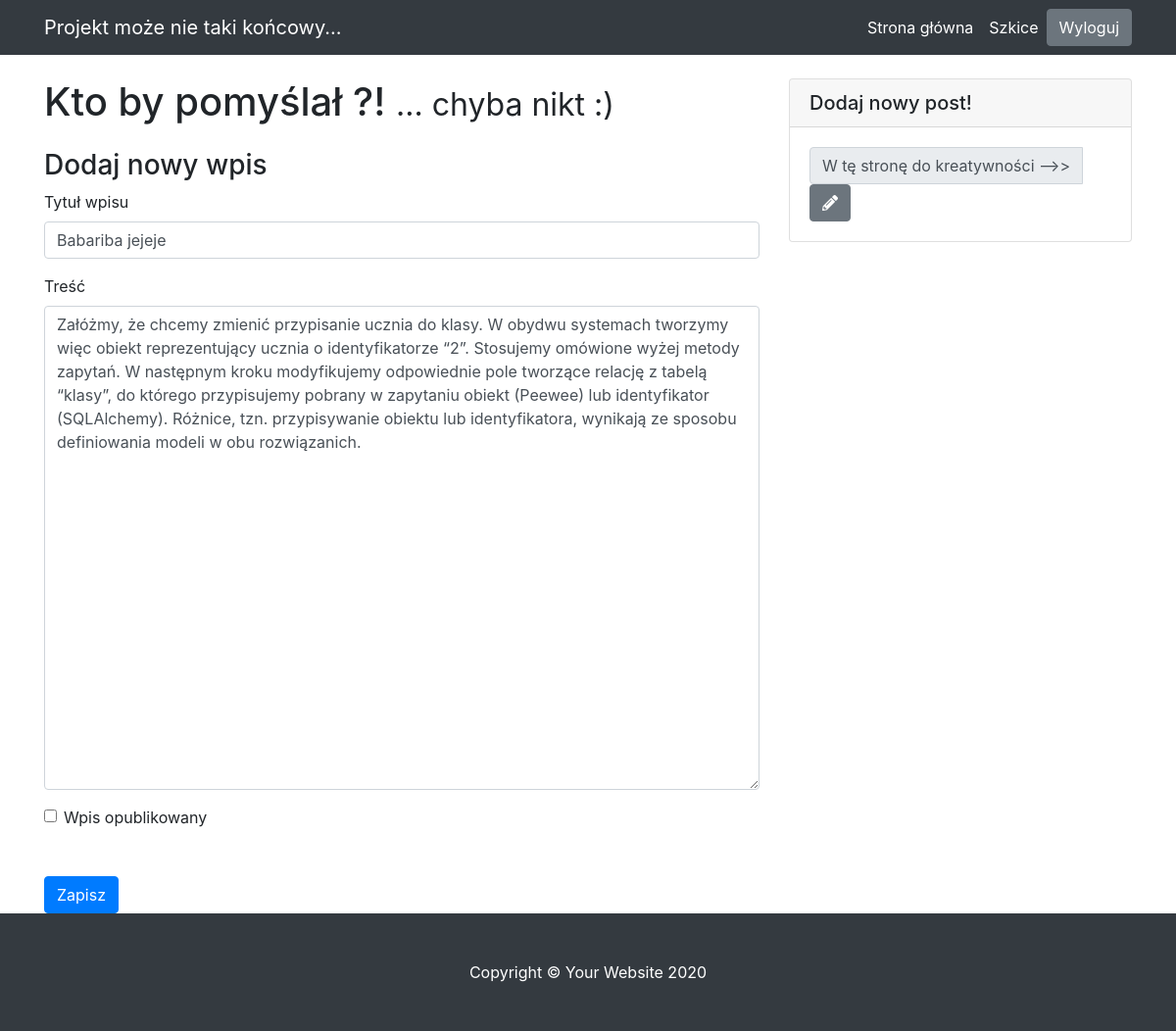
Screenshot of /edit-post/19 (signed in) with the database file from the repository.
### blog/models.py (models this page shows)
class Entry(db.Model):
    id = db.Column(db.Integer, primary_key=True)
    title = db.Column(db.String(80), nullable=False)
    body = db.Column(db.Text, nullable=False)
    pub_date = db.Column(db.DateTime, nullable=False,
    default=datetime.datetime.utcnow)
    is_published = db.Column(db.Boolean, default=False)

### blog/routes.py (the view)
@app.route("/edit-post/<int:entry_id>", methods=["GET", "POST"])
@login_required
def edit_entry(entry_id):
    return post_form(entry_id)

### blog/forms.py
class EntryForm(FlaskForm):
    title = StringField('Tytuł', validators=[DataRequired()])
    body = TextAreaField('Wpis', validators=[DataRequired()])
    is_published = BooleanField('Publikujemy?')

### blog/routes.py (called while the page is built, shortened)
def post_form(entry_id):
    errors = None
    if entry_id == None:
        form = EntryForm()
        if request.method == "POST":
            if form.validate_on_submit():
                post = Entry(title=form.title.data, body=form.body.data, is_published=form.is_published.data)  # noqa: E501
                db.session.add(post)
                db.session.commit()
                flash('Post został pomyślnie dodany!')
                return redirect(url_for("homepage"))
            else:
                errors = form.errors
        return render_template("entry_form.html", form=form, errors=errors)
    elif entry_id != 0:
        entry = Entry.query.filter_by(id=entry_id).first_or_404()
        form = EntryForm(obj=entry)
        return render_template("entry_form.html", form=form, errors=errors)

def login_required(view_func):
    @functools.wraps(view_func)
    def check_permissions(*args, **kwargs):
        if session.get('logged_in'):
            return view_func(*args, **kwargs)
        return redirect(url_for('login', next=request.path))
    return check_permissions

### blog/templates/entry_form.html (shortened to what this page needs)
{% extends "base.html" %}
{% block content %}
<h3>
   Dodaj nowy wpis
</h3>
<form action="" method="POST">
   <div class="form-group">
       <label for="title">Tytuł wpisu</label>
       {{ form.title(class_="form-control") }}
   </div>
   <div class="form-group">
       <label for="body">Treść</label>
       {{ form.body(class_="form-control", cols="100", rows="20") }}
   </div>
   <div class="form-check">
       {{ form.is_published(class_="form-check-input") }}
       <label class="form-check-label" for="is_published">Wpis opublikowany</label>
   </div>
   <button type="submit" class="btn btn-primary mt-5">Zapisz</button>
</form>
{% endblock %}

### rows the page displays
Entry: title "Babariba jejeje", body "Załóżmy, że chcemy zmienić przypisanie ucznia do klasy. W obydwu systemach tworzymy więc obiekt reprezentujący ucznia o identyfikatorze “2”. Stosujemy omówione wyżej metody zapytań. W następnym kroku modyfikujemy odpowiednie pole tworzące relację z tabelą “klasy”, do którego przypisujemy pobrany w zapytaniu obiekt (Peewee) lub identyfikator (SQLAlchemy). Różnice, tzn. przypisywanie obiektu lub identyfikatora, wynikają ze sposobu definiowania modeli w obu rozwiązanich."
